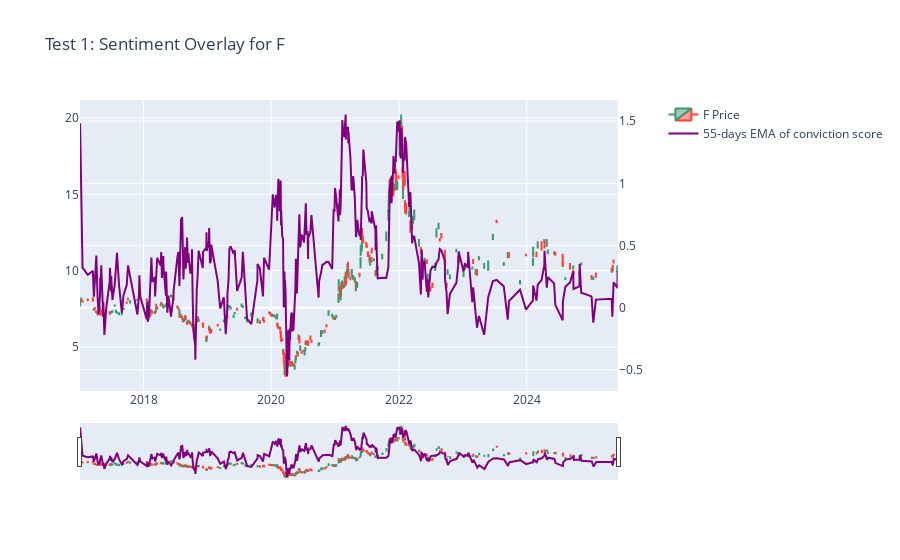
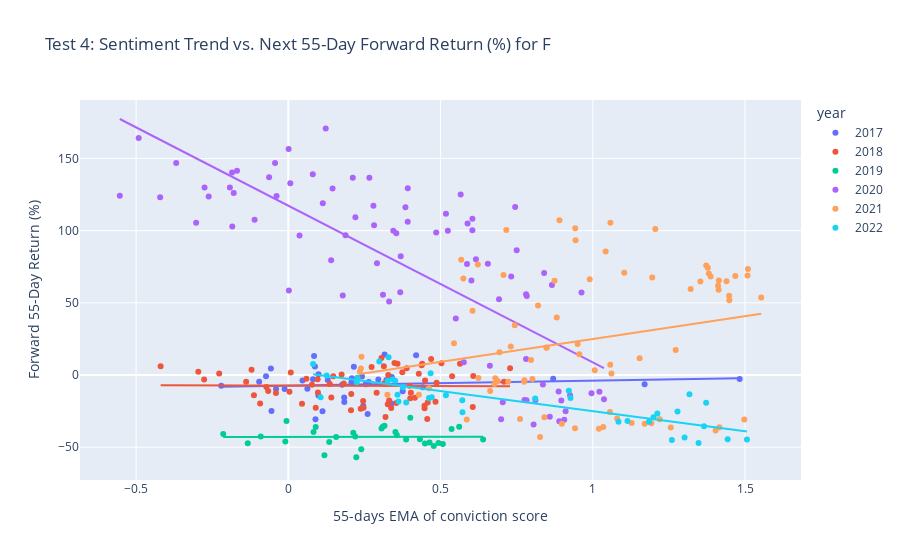

Notebook code for these charts, in order:
### Code cell
analyze_and_plot_stock(
    TEST_TICKER, # ticker
    START_DATE, # start date
    END_DATE, # end date
    consensus_storage, # storage for sentiment data
    financial_data, # financial data
    use_log_transform=True, # whether to use log transform for sentiment
    ema_window=55, # EMA window for sentiment
    horizon_days=55, # horizon for forward return analysis
    filter_non_zero_mention=True, # filter out periods with no mentions, but score simply due to EMA smoothing
)
